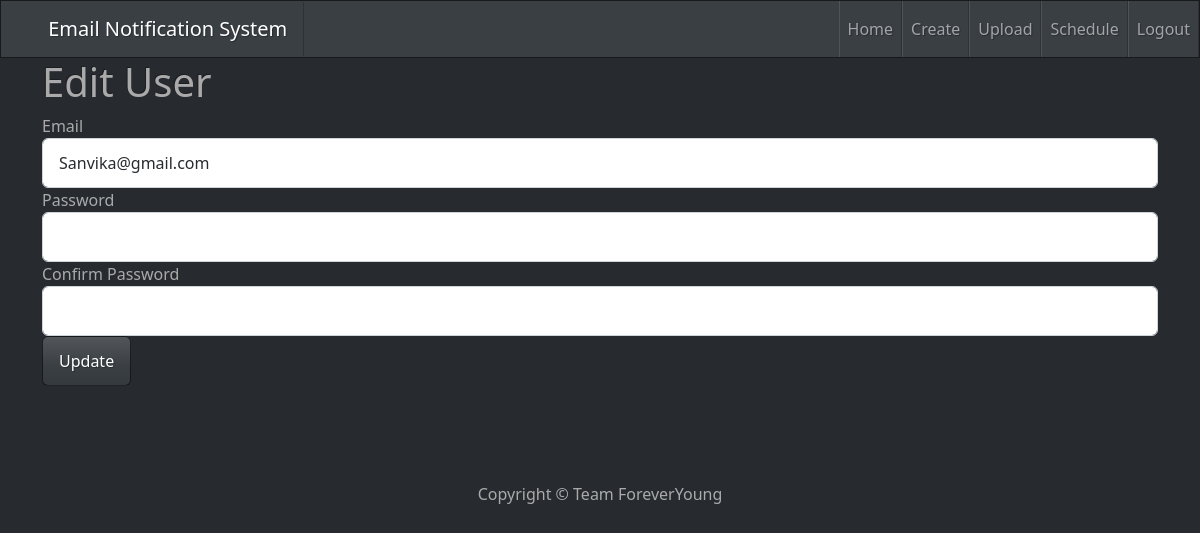
Page /edit_user/1 (signed in) on the earlier database version.
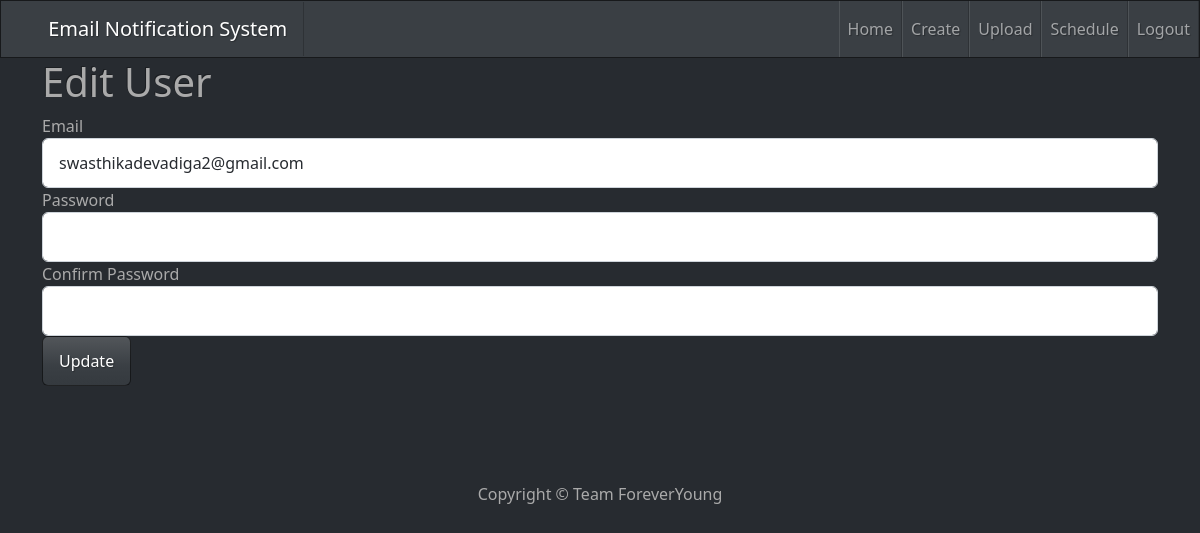
Same page on the later database version.
### models.py (models this page shows, shortened)
class User(db.Model):
    __tablename__ = 'users'
    id = db.Column(db.Integer, primary_key=True)
    email = db.Column(db.String(255), unique=True, nullable=False)
    password = db.Column(db.String(255), nullable=False)
    is_active = db.Column(db.Boolean, default=True)
    @property
    def is_authenticated(self):
        return True

### app.py (the view)
@app.route("/edit_user/<user_id>", methods=["GET", "POST"])
@login_required
def edit_user(user_id):
    user = User.query.get(user_id)
    form = EditUserForm()
    if form.validate_on_submit():
        user.name = form.name.data
        user.email = form.email.data
        user.password = form.password.data
        db.session.commit()
        return redirect("/users")
    return render_template("edit_user.html", form=form, user=user)

### forms.py
class EditUserForm(FlaskForm):
    name = StringField("Name", validators=[DataRequired()])
    email = StringField("Email", validators=[DataRequired()])
    password = PasswordField("Password", validators=[DataRequired()])
    submit = SubmitField("Save")

### app.py (called while the page is built)
@login_manager.user_loader
def load_user(user_id):
    return User.query.get(user_id)

### templates/edit_user.html
{% extends 'base.html' %}
{% block content %}
<div class="container">
    <h1>Edit User</h1>
    <form method="POST" action="{{url_for('edit_user', user_id=user.id)}}">
        <div class="form-group">
            <label for="email">Email</label>
            <input type="email" class="form-control" id="email" name="email" value="{{user.email}}">
        </div>
        <div class="form-group">
            <label for="password">Password</label>
            <input type="password" class="form-control" id="password" name="password">
        </div>
        <div class="form-group">
            <label for="confirm_password">Confirm Password</label>
            <input type="password" class="form-control" id="confirm_password" name="confirm_password">
        </div>
        <button type="submit" class="btn btn-primary">Update</button>
    </form>
</div>
{% endblock %}

Differences in the rows shown:
changed User: email "Sanvika@gmail.com" → "swasthikadevadiga2@gmail.com"
